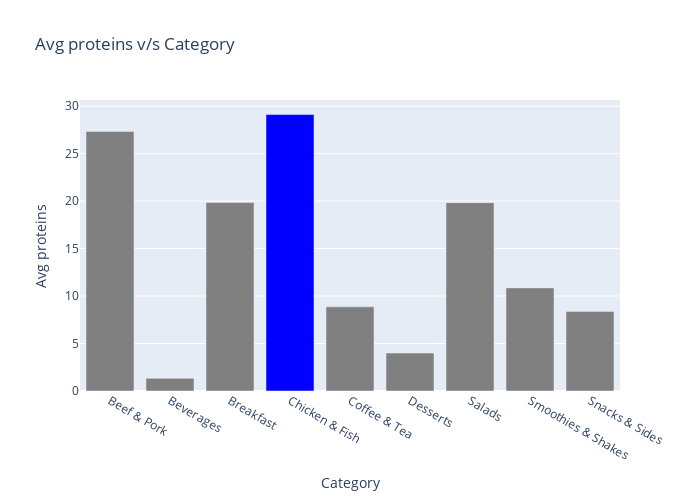

Notebook code for this chart:
### Markdown cell above
#### 5)average proteins distribution for each category

### Code cell
prot=pd.DataFrame(df.groupby('Category')['Protein'].mean())

colors = ['gray']*9
colors[3] = 'Blue'

fig = go.Figure(data=go.Bar(
     x=prot.index,
     y=prot['Protein'],
     marker_color=colors
))

fig.update_layout(height=500, width=700, title='Avg proteins v/s Category')
fig.update_xaxes(title='Category')
fig.update_yaxes(title='Avg proteins')
fig.show()
pio.write_html(fig, file="embedGraphInYourWebsite/avgProteinVsCat.html", auto_open=True)

### Figure 1 — Plotly figure (JSON) as saved in the notebook; plotly's stock layout.template omitted (floating-point values rounded to 4 significant figures)
{"data": [{"marker": {"color": ["gray", "gray", "gray", "Blue", "gray", "gray", "gray", "gray", "gray"]}, "type": "bar", "x": ["Beef & Pork", "Beverages", "Breakfast", "Chicken & Fish", "Coffee & Tea", "Desserts", "Salads", "Smoothies & Shakes", "Snacks & Sides"], "y": [27.33, 1.333, 19.86, 29.11, 8.863, 4, 19.83, 10.86, 8.385]}], "layout": {"height": 500, "title": {"text": "Avg proteins v/s Category"}, "width": 700, "xaxis": {"title": {"text": "Category"}}, "yaxis": {"title": {"text": "Avg proteins"}}}}
